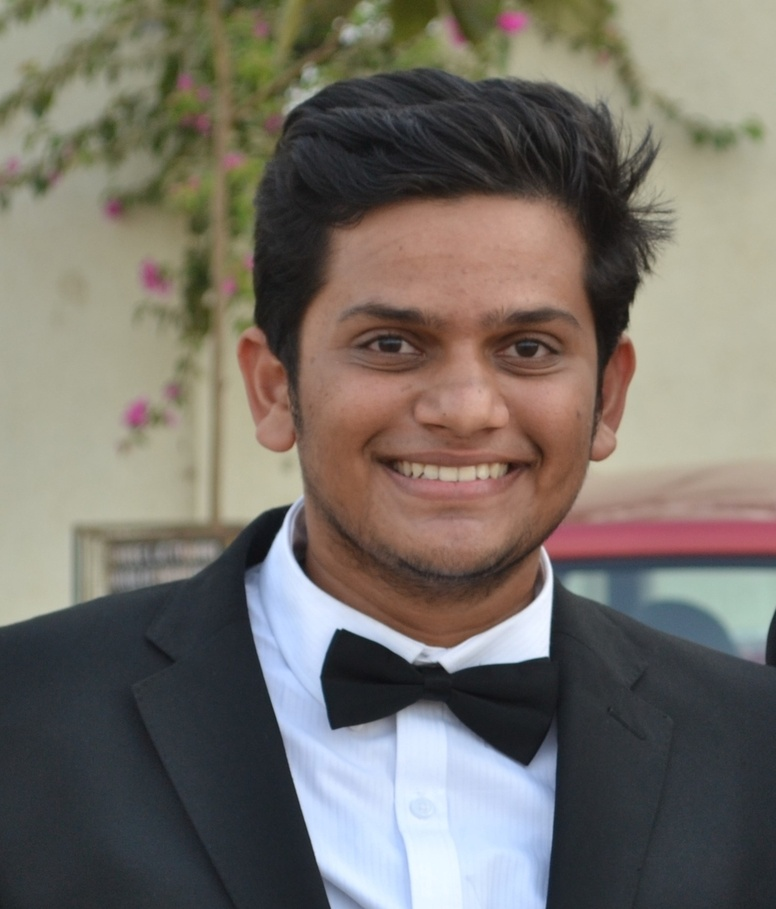
#> input picture myimage.jpg, 776 x 909 px, shrunk from 924 x 1083 before the run
$ python dilationgrayscale.py
#> lines starting #> are read from the running program, lines starting #| are printed output that depends on the picture
#Script to cause dilation in a gray scale image
import numpy as np #To import numpy library
import cv2 #To import cv2 module
image = cv2.imread('myimage.jpg',0) #opening gray scale image
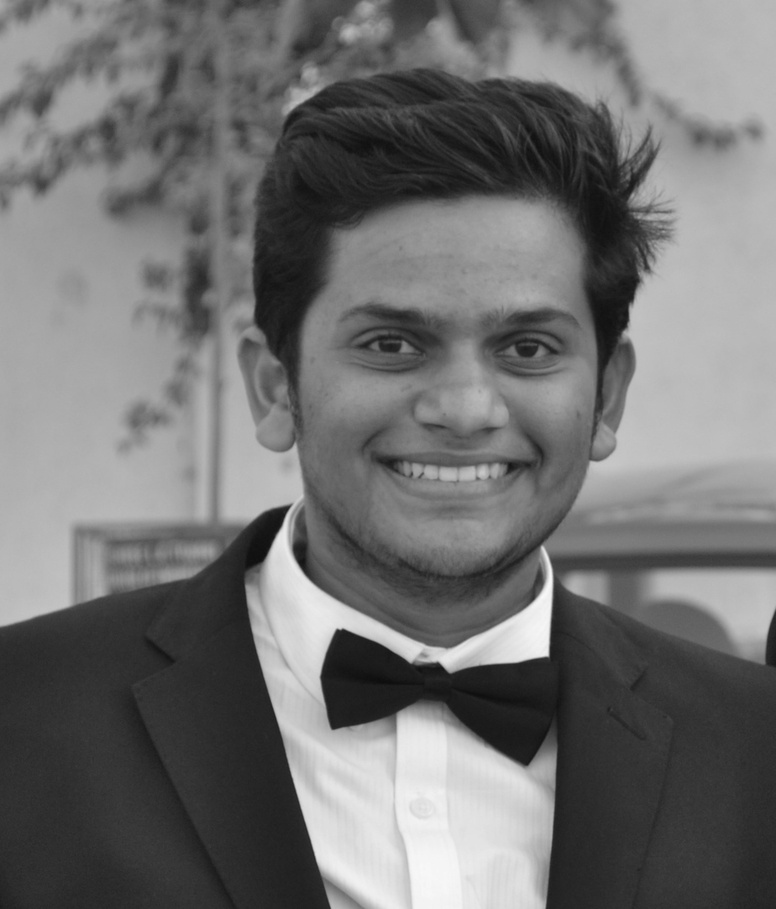
#> image: shape (909, 776); min 13, max 250, mean 112.5
#To return matrix of ones
matrix = np.ones((10,10),np.int8) #matrix of size 10 and data type int8
dilation = cv2.dilate(image,matrix,iterations = 3)#To dilate the image by iterating thrice
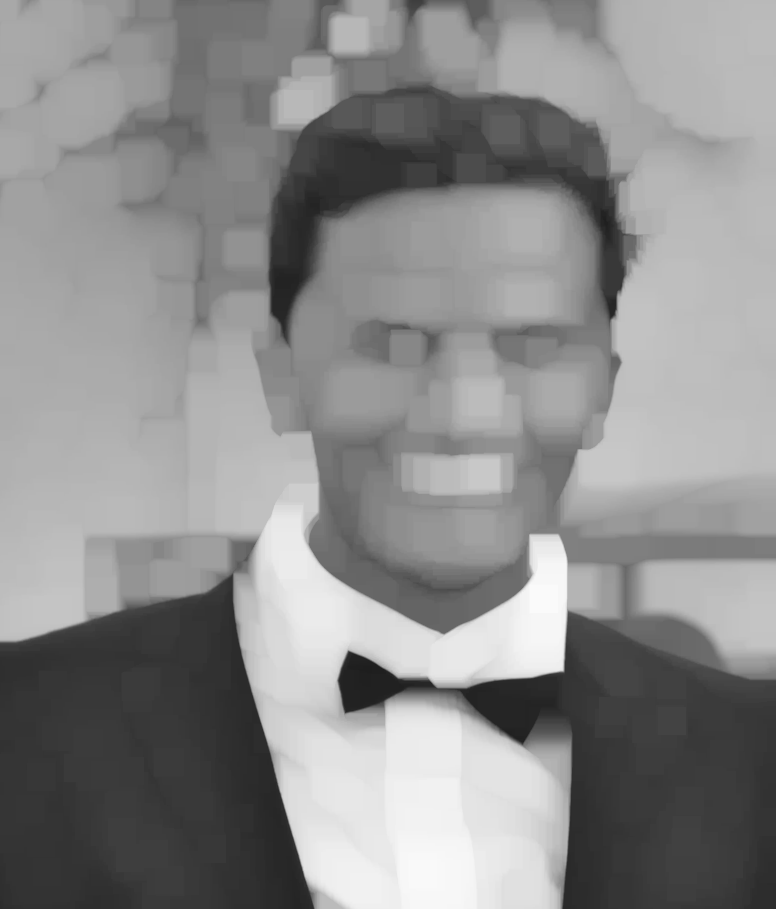
#> dilation: shape (909, 776); min 30, max 250, mean 139.8
cv2.imshow('myimage.jpg',dilation) #To display the image
key=cv2.waitKey(10000) & 0xFF #Display duration = 10 seconds & Mask for 64-bit systems
#> (key q is pressed here)
if key==27: #Press Escape key to close the image window
    cv2.destroyAllWindows()
elif key==ord('q'): #Press 'q' key to quit the image window
    cv2.destroyAllWindows()
elif key==ord('e'):#Press 'e' key to exit the image window
    cv2.destroyAllWindows()
elif key==ord('x'):#Press 'x' key to cancel the image window
    cv2.destroyAllWindows()
cv2.destroyAllWindows() #To destroy windows anyway
